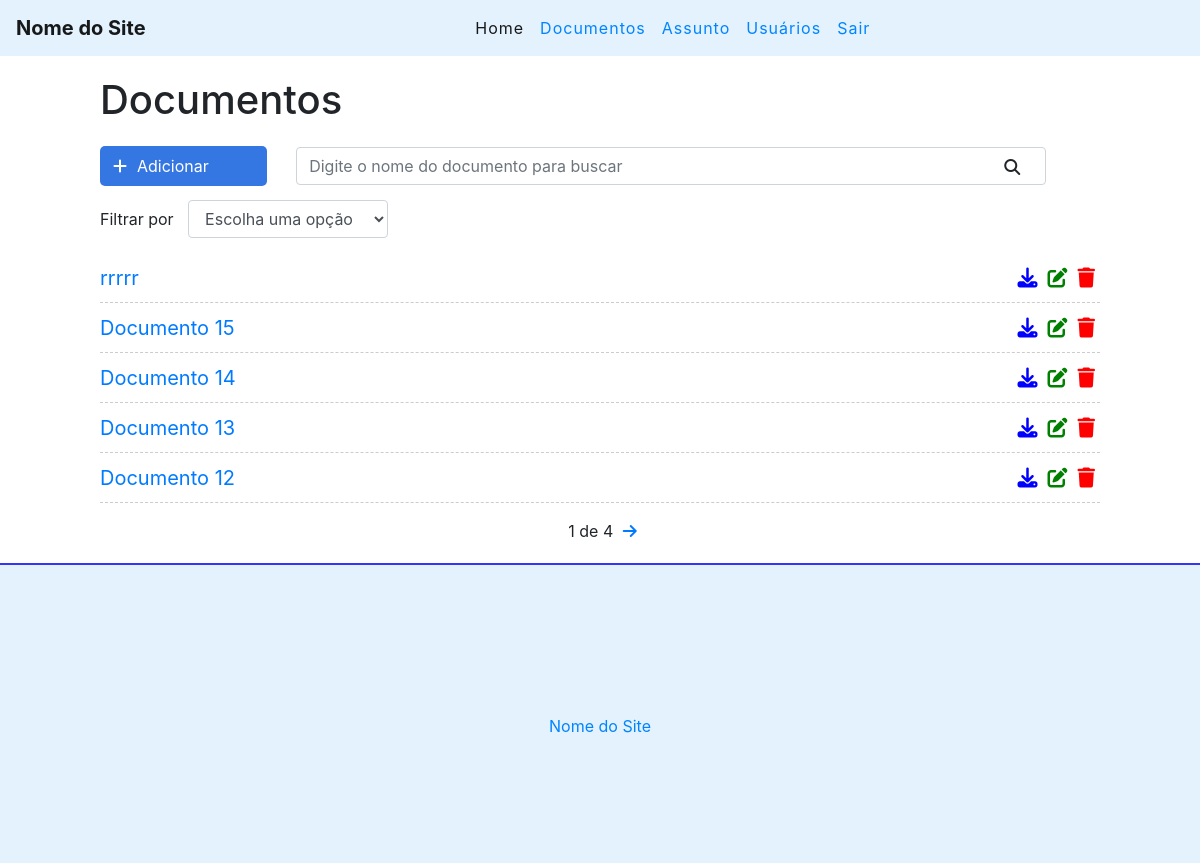
/doc/ (signed in), run on an earlier commit of the app's database.
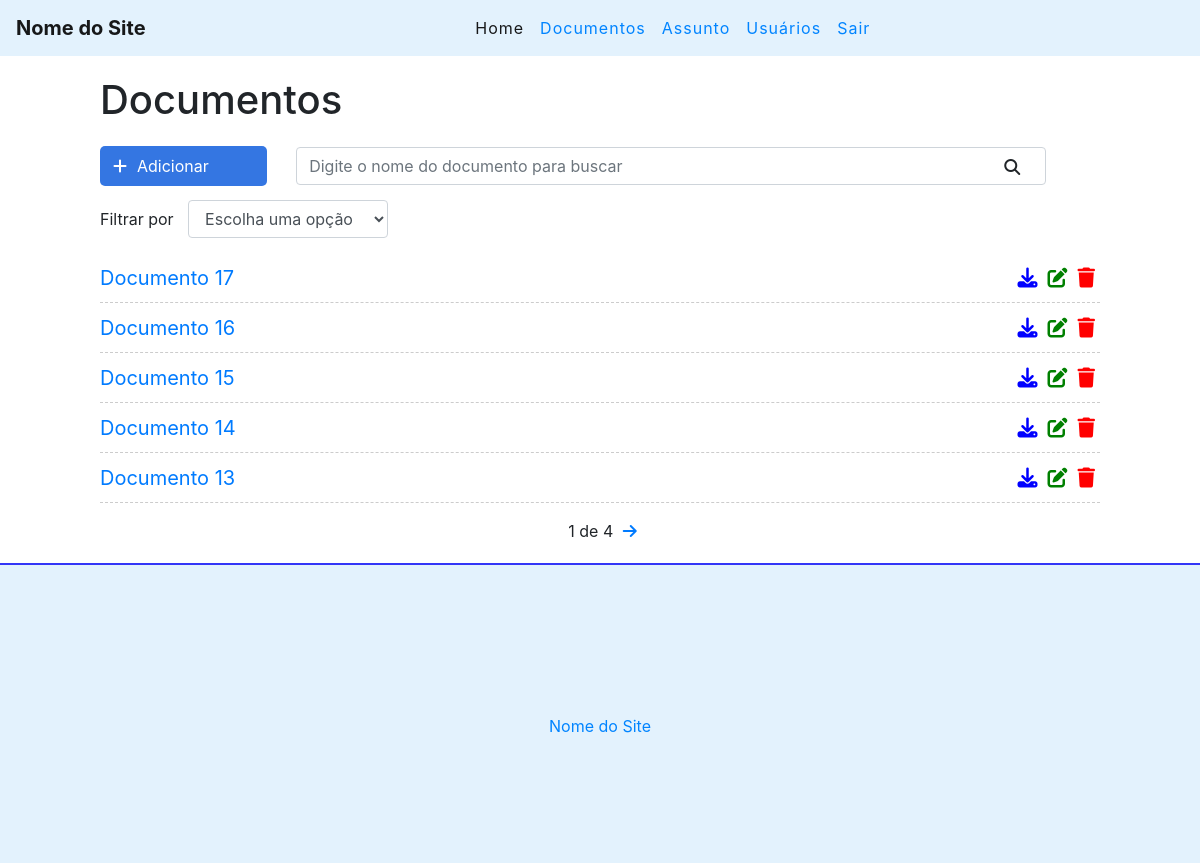
And on a later commit of the database.
### documentos/models.py (models this page shows, shortened)
class Documento(models.Model):
    STATUS = (
        ('done', 'Empresa'),
        ('doing', 'Assunto'),
    )
    title = models.CharField(max_length=255)
    description = models.TextField()
    pdf = models.FileField(upload_to='upload_pdf/', max_length=100, blank=True)
    tipo = models.CharField(
        max_length=7,
        choices=STATUS
    )
    user = models.ForeignKey(get_user_model(), on_delete=models.CASCADE)
    created_at = models.DateTimeField(auto_now_add=True)
    updated_at = models.DateTimeField(auto_now=True)

### documentos/views.py (the view)
# urls.py: path('doc/', views.empresaDoc, name="empresa-doc"),
@login_required
def empresaDoc(request):
    search = request.GET.get('search')
    filter = request.GET.get('filter')
    if search:
        documentos = Documento.objects.filter(title__icontains=search, user=request.user)
    elif filter:
        documentos = Documento.objects.filter(tipo=filter, user=request.user)
    else:
        documentos_list = Documento.objects.all().order_by('-created_at').filter(user=request.user)
        paginator = Paginator(documentos_list, 5)
        page = request.GET.get('page')
        documentos = paginator.get_page(page)
    return render(request, 'documentos/doc.html', {'documentos': documentos})

### documentos/templates/documentos/doc.html (shortened to what this page needs)
{% extends 'base.html' %}
{% block content %}
<div class="offset-1 col-10 list-div">
    <h1>Documentos</h1>
    <a id="add-link" href="/novodoc/">
        <div class="col-2 add-div">
            <i class="fas fa-plus"></i>Adicionar
        </div>
    </a>
    <div class="col-9 search-div">
        <form method="GET" id="search-form">
            <input class="form-control" type="text" id="search" name="search" placeholder="Digite o nome do documento para buscar" value="{{ request.GET.search }}">
            <i class="fas fa-search" id="search-btn"></i>
        </form>
    </div>
    <div class="col-12 filter-div">
        <span>Filtrar por</span>
        <select name="filter" id="filter" class="form-control">
            <option value="">Escolha uma opção</option>
        </select>
    </div>
    <ul class="doc-list">
        {% for documento in documentos %}
        <li class="doc-item">
            <span><a href="/documento/{{documento.id}}">{{documento.title}}</a></span>
            <a href="/delete/{{documento.id}}" class="delete-btn"><span><i class="fas fa-trash"></i></span></a>
            <a href="/edit/{{documento.id}}"><span><i class="fas fa-edit"></i></span></a>
            <span><i class="fas fa-download"></i></span>
        </li>
        {% endfor %}
    </ul>
    <div class="pagination">
        <span class="step-links">
            {% if documentos.paginator.num_pages %}
            <span class="current">
                {{ documentos.number }} de {{ documentos.paginator.num_pages }}
            </span>
            {% endif %}
            {% if documentos.has_next %}
                <a href="?page={{ documentos.next_page_number }}"><i class="fas fa-arrow-right"></i></a>
            {% endif %}
        </span>
    </div>
</div>
{% endblock %}

### documentos/templates/base.html (shortened to what this page needs)
{% load static %}
<!DOCTYPE html>
<html lang="en">
<head>
    <link rel="stylesheet" href="https://stackpath.bootstrapcdn.com/bootstrap/4.5.2/css/bootstrap.min.css">
    <link rel="stylesheet" href="{% static 'css/styles.css' %}">
</head>
<body>
    <div class="container-fluid">
        <nav class="navbar navbar-expand-lg navbar-light" style="background-color: #e3f2fd;">
            <div class="container-fluid">
              <a class="navbar-brand" href="/">Nome do Site</a>
              <div class="collapse navbar-collapse" id="navbarNavDropdown">
                <ul class="navbar-nav">
                  {% if user.is_authenticated %}
                  <li class="nav-item">
                      <a class="nav-link active" aria-current="page" href="/">Home</a>
                    </li>
                  <li class="nav-item">
                    <a class="nav-link" href="/doc">Documentos</a>
                  </li>
                  <li class="nav-item">
                    <a class="nav-link" href="#">Assunto</a>
                  </li>
                  <li class="nav-item">
                    <a class="nav-link" href="#">Usuários</a>
                  </li>
                  {% else %}
                  <li class="nav-item">
                    <a class="nav-link" href="/accounts/login">Login</a>
                  </li>
                  {% endif %}
                  {% if user.is_authenticated %}
                  <li class="nav-item">
                    <a class="nav-link" href="/accounts/logout">Sair</a>
                  </li>
                  {% endif %}
                </ul>
              </div>
            </div>
          </nav>
        {% block content %}
        {% endblock %}
        <footer>
            <p>Nome do Site</p>
        </footer>
    </div>
</body>
</html>

### documentos/static/css/styles.css (style rules this page uses)
.container-fluid { padding: 0; }
.navbar { border-bottom: 1px #333; margin-bottom: 20px; }
.navbar-nav { margin: auto; }
.navbar-brand { font-weight: bold; }
.navbar-light .navbar-nav a.nav-link { color: rgb(0, 132, 255); letter-spacing: 1px; }
#add-link { text-decoration: none; }
.add-div { background-color: #3476e2; cursor: pointer; display: inline-block; color: #fff; padding: 8px; border-radius: 5px; margin-right: 25px; }
.fas.fa-plus { color: #fff; margin-right: 10px; margin-left: 5px; }
.fas.fa-search { position: absolute; top: 12px; right: 26px; cursor: pointer; }
.search-div { padding: 0px; margin-top: 15px; margin-bottom: 15px; display: inline-block; }
.filter-div { margin-bottom: 15px; padding: 0; }
#filter { display: inline-block; width: 200px; margin-left: 10px; }
.list-div { padding: 0; }
.doc-list { padding-left: 0; }
.doc-item { list-style: none; font-size: 20px; height: 50px; padding-top: 10px; border-bottom: 1px dashed #ccc; }
.fas.fa-trash, .fas.fa-edit, .fas.fa-download { cursor: pointer; margin: 5px; font-size: 20px; float: right; }
.fas.fa-trash { color: red; }
.fas.fa-edit { color: green; }
.fas.fa-download { color: blue; }
footer { background-color: #e3f2fd; height: 300px; border-top: 2px solid #3336f7; }
footer p { color: rgb(0, 132, 255); text-align: center; top: 50%; position: relative; }
.pagination { margin-bottom: 20px; }
.step-links { position: relative; margin-left: auto; margin-right: auto; }
.step-links .current { margin-left: 5px; margin-right: 5px; }

What changed in the data, as far as the page shows it:
removed Documento: title "rrrrr"
no longer on this page (row unchanged): Documento: title "Documento 12"
added Documento: title "Documento 17"
added Documento: title "Documento 16"
